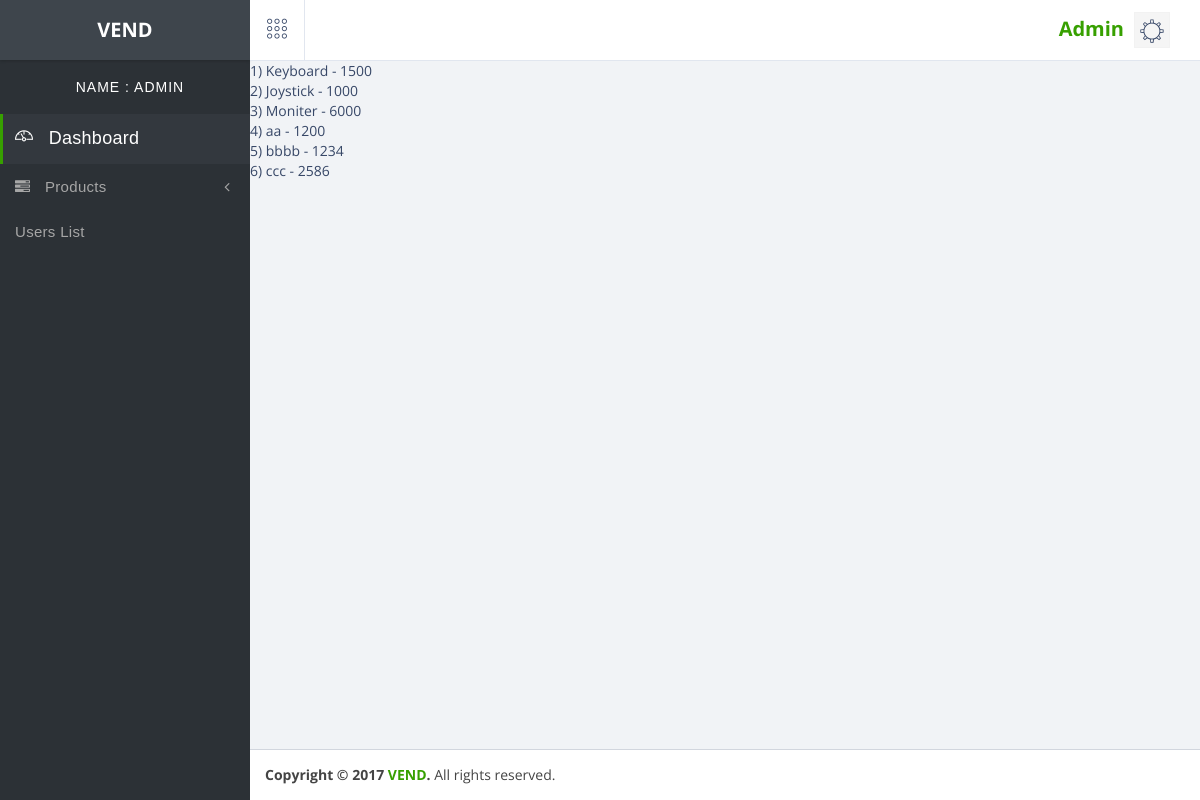
The page /admin/product_list2.php (signed in) on the database its author committed.
### tables this page shows
CREATE TABLE `product` (
  `pid` int(11) NOT NULL,
  `pro_name` varchar(255) DEFAULT NULL,
  `pro_image` varchar(255) DEFAULT NULL,
  `pro_prise` int(11) DEFAULT NULL,
  `pro_start_time` varchar(255) DEFAULT NULL,
  `pro_end_time` varchar(255) DEFAULT NULL,
  `pro_status` int(11) NOT NULL DEFAULT '1'
);

### admin/product_list2.php (the view, shortened to what this page needs)
<?php include('header.php'); ?>
<?php
    $i=1;
        $sql="SELECT * FROM product";
        $result = $conn->query($sql);
        while($row = $result->fetch_assoc())
        {
            $pname=$row['pro_name'];
        ?>
        <div>
            <?=$i;?>)
            <?=$pname;?> -
            <?=$row['pro_prise'];?>
        </div>
        <?php $i++; }
?>
<?php include('footer.php');?>

### admin/header.php (shortened to what this page needs)
<?php
extract($_REQUEST);
include('../dbconfig.php');
$adminid=$_SESSION["admin_id"];
$sql ="SELECT * from admin where admin_id = '$adminid'";
$result = $conn->query($sql);
if($row = $result->fetch_assoc())
{
    $aname=$row['admin_fullname'];
    $atype=$row['admin_type'];
}
?>
<!DOCTYPE html>
<html lang="en">
   <head>
      <link href="assets/plugins/jquery-ui-1.12.1/jquery-ui.min.css" rel="stylesheet" type="text/css"/>
      <link href="assets/bootstrap/css/bootstrap.min.css" rel="stylesheet" type="text/css"/>
      <link href="assets/plugins/datatables/dataTables.min.css" rel="stylesheet" type="text/css"/>
      <link href="assets/plugins/modals/component.css" rel="stylesheet" type="text/css"/>
      <link href="assets/plugins/lobipanel/lobipanel.min.css" rel="stylesheet" type="text/css"/>
      <link href="assets/plugins/pace/flash.css" rel="stylesheet" type="text/css"/>
      <link href="assets/font-awesome/css/font-awesome.min.css" rel="stylesheet" type="text/css"/>
      <link href="assets/pe-icon-7-stroke/css/pe-icon-7-stroke.css" rel="stylesheet" type="text/css"/>
      <link href="assets/themify-icons/themify-icons.css" rel="stylesheet" type="text/css"/>
      <link href="assets/plugins/toastr/toastr.css" rel="stylesheet" type="text/css"/>
      <link href="assets/plugins/emojionearea/emojionearea.min.css" rel="stylesheet" type="text/css"/>
      <link href="assets/plugins/monthly/monthly.css" rel="stylesheet" type="text/css"/>
      <link href="assets/dist/css/styleBD.css" rel="stylesheet" type="text/css"/>
      <link href="assets/plugins/NotificationStyles/css/demo.css" rel="stylesheet" type="text/css"/>
      <link href="assets/plugins/NotificationStyles/css/ns-default.css" rel="stylesheet" type="text/css"/>
      <link href="assets/plugins/NotificationStyles/css/ns-style-growl.css" rel="stylesheet" type="text/css"/>
      <link href="assets/plugins/NotificationStyles/css/ns-style-attached.css" rel="stylesheet" type="text/css"/>
      <link href="assets/plugins/NotificationStyles/css/ns-style-bar.css" rel="stylesheet" type="text/css"/>
      <link href="assets/plugins/NotificationStyles/css/ns-style-other.css" rel="stylesheet" type="text/css"/>
      <link href="assets/plugins/sweetalert/sweetalert.css" rel="stylesheet" type="text/css"/>
      <link href="assets/plugins/toastr/toastr.css" rel="stylesheet" type="text/css"/>
   </head>
   <body class="hold-transition sidebar-mini">
      <div class="wrapper">
      <header class="main-header">
         <a href="index.php" class="logo">
            <span class="logo-lg">
                <label>VEND</label>
            </span>
         </a>
         <nav class="navbar navbar-static-top">
            <a href="#" class="sidebar-toggle" data-toggle="offcanvas" role="button">
               <span class="pe-7s-keypad"></span>
            </a>
            <div class="navbar-custom-menu">
               <ul class="nav navbar-nav">
                    <li class="dropdown dropdown-user" ><a href="" style="top: 7px;font-size: 20px;font-weight: bolder;"> <?=$atype;?></a></li>
                  <li class="dropdown dropdown-user">
                     <a href="#" class="dropdown-toggle" data-toggle="dropdown"> <i class="pe-7s-settings"></i></a>
                  </li>
               </ul>
            </div>
         </nav>
      </header>
      <aside class="main-sidebar">
         <div class="sidebar">
            <div class="user-panel text-center">
               <div class="info">
                <p> NAME : <?=$aname;?></p>
               </div>
            </div>
            <ul class="sidebar-menu">
               <li class="active"><a href="index.php" style="font-size:18px;"><i class="ti-dashboard"></i> <span>Dashboard</span></a></li>
               <li class="treeview" id="users">
                  <a href="#">
                  <i class="fa fa-tasks"></i><span>Products</span>
                  <span class="pull-right-container">
                  <i class="fa fa-angle-left pull-right"></i>
                  </span>
                  </a>
               </li>
              <li><a href="users_list.php">Users List  </a></li>
            </ul>
         </div>
      </aside>
      <div class="content-wrapper">

### rows shown on the page
product: pro_name "Keyboard", pro_prise "1500"
product: pro_name "Joystick", pro_prise "1000"
product: pro_name "Moniter", pro_prise "6000"
product: pro_name "aa", pro_prise "1200"
product: pro_name "bbbb", pro_prise "1234"
product: pro_name "ccc", pro_prise "2586"

### other values the page prints
$atype "Admin"
$aname "ADMIN"
